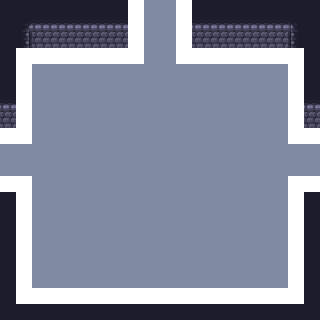

Tiled map render using the project's own tile images. Description and the whole map definition, tile-layer contents included, below:
An orthogonal 20x20 tile map with 16x16 px tiles, 5 tile layers (Floor, Walls, Overlay, Objects, ...), 2 tilesets.

<map version="1.10" tiledversion="1.11.2" orientation="orthogonal" renderorder="right-down" width="20" height="20" tilewidth="16" tileheight="16" infinite="0" nextlayerid="6" nextobjectid="1">
 <editorsettings>
  <export target="../../Dungeon-Bullet-Hell/Assets/Maps/Rooms/3_Room_NEW_01.csv" format="csv" />
 </editorsettings>
 <tileset firstgid="1" source="../WallsFloor.tsx" />
 <tileset firstgid="300" source="../Collisions.tsx" />
 <layer id="1" name="Floor" width="20" height="20">
  <data encoding="csv">
80,80,80,80,80,80,80,80,80,80,80,80,80,80,80,80,80,80,80,80,
80,80,80,80,80,80,80,80,80,80,80,80,80,80,80,80,80,80,80,80,
80,80,80,80,80,80,80,80,80,80,80,80,80,80,80,80,80,80,80,80,
80,80,80,80,80,80,80,80,80,80,80,80,80,80,80,80,80,80,80,80,
80,80,80,80,80,80,80,80,80,80,80,80,80,80,80,80,80,80,80,80,
80,80,80,80,80,80,80,80,80,80,80,80,80,80,80,80,80,80,80,80,
80,80,80,80,80,80,80,80,80,80,80,80,80,80,80,80,80,80,80,80,
80,80,80,80,80,80,80,80,80,80,80,80,80,80,80,80,80,80,80,80,
80,80,80,80,80,80,80,80,80,80,80,80,80,80,80,80,80,80,80,80,
80,80,80,80,80,80,80,80,80,80,80,80,80,80,80,80,80,80,80,80,
80,80,80,80,80,80,80,80,80,80,80,80,80,80,80,80,80,80,80,80,
80,80,80,80,80,80,80,80,80,80,80,80,80,80,80,80,80,80,80,80,
80,80,80,80,80,80,80,80,80,80,80,80,80,80,80,80,80,80,80,80,
80,80,80,80,80,80,80,80,80,80,80,80,80,80,80,80,80,80,80,80,
80,80,80,80,80,80,80,80,80,80,80,80,80,80,80,80,80,80,80,80,
80,80,80,80,80,80,80,80,80,80,80,80,80,80,80,80,80,80,80,80,
80,80,80,80,80,80,80,80,80,80,80,80,80,80,80,80,80,80,80,80,
80,80,80,80,80,80,80,80,80,80,80,80,80,80,80,80,80,80,80,80,
80,80,80,80,80,80,80,80,80,80,80,80,80,80,80,80,80,80,80,80,
80,80,80,80,80,80,80,80,80,80,80,80,80,80,80,80,80,80,80,80
</data>
 </layer>
 <layer id="2" name="Walls" width="20" height="20">
  <data encoding="csv">
15,15,15,15,15,15,15,15,16,0,0,14,15,15,15,15,15,15,15,15,
15,4,28,28,28,28,28,28,29,0,0,27,28,28,28,28,28,28,6,15,
15,17,41,41,41,41,41,41,42,0,0,40,41,41,41,41,41,41,19,15,
15,30,54,54,54,54,54,54,55,0,0,53,54,54,54,54,54,54,32,15,
15,16,0,0,0,0,0,0,0,0,0,0,0,0,0,0,0,0,14,15,
15,16,0,0,0,0,0,0,0,0,0,0,0,0,0,0,0,0,14,15,
28,29,0,0,0,0,0,0,0,0,0,0,0,0,0,0,0,0,27,28,
41,42,0,0,0,0,0,0,0,0,0,0,0,0,0,0,0,0,40,41,
54,55,0,0,0,0,0,0,0,0,0,0,0,0,0,0,0,0,53,54,
0,0,0,0,0,0,0,0,0,0,0,0,0,0,0,0,0,0,0,0,
0,0,0,0,0,0,0,0,0,0,0,0,0,0,0,0,0,0,0,0,
2,3,0,0,0,0,0,0,0,0,0,0,0,0,0,0,0,0,1,2,
15,16,0,0,0,0,0,0,0,0,0,0,0,0,0,0,0,0,14,15,
15,16,0,0,0,0,0,0,0,0,0,0,0,0,0,0,0,0,14,15,
15,16,0,0,0,0,0,0,0,0,0,0,0,0,0,0,0,0,14,15,
15,16,0,0,0,0,0,0,0,0,0,0,0,0,0,0,0,0,14,15,
15,16,0,0,0,0,0,0,0,0,0,0,0,0,0,0,0,0,14,15,
15,16,0,0,0,0,0,0,0,0,0,0,0,0,0,0,0,0,14,15,
15,43,2,2,2,2,2,2,2,2,2,2,2,2,2,2,2,2,45,15,
15,15,15,15,15,15,15,15,15,15,15,15,15,15,15,15,15,15,15,15
</data>
 </layer>
 <layer id="3" name="Overlay" width="20" height="20">
  <data encoding="csv">
0,0,0,0,0,0,0,0,0,0,0,0,0,0,0,0,0,0,0,0,
0,0,0,0,0,0,0,0,0,0,0,0,0,0,0,0,0,0,0,0,
0,0,0,0,0,0,0,0,0,0,0,0,0,0,0,0,0,0,0,0,
0,0,0,0,0,0,0,0,0,0,0,0,0,0,0,0,0,0,0,0,
0,0,0,0,0,0,0,0,0,0,0,0,0,0,0,0,0,0,0,0,
0,0,0,0,0,0,0,0,0,0,0,0,0,0,0,0,0,0,0,0,
0,0,0,0,0,0,0,0,0,0,0,0,0,0,0,0,0,0,0,0,
0,0,0,0,0,0,0,0,0,0,0,0,0,0,0,0,0,0,0,0,
0,0,0,0,0,0,0,0,0,0,0,0,0,0,0,0,0,0,0,0,
0,0,0,0,0,0,0,0,0,0,0,0,0,0,0,0,0,0,0,0,
0,0,0,0,0,0,0,0,0,0,0,0,0,0,0,0,0,0,0,0,
0,0,0,0,0,0,0,0,0,0,0,0,0,0,0,0,0,0,0,0,
0,0,0,0,0,0,0,0,0,0,0,0,0,0,0,0,0,0,0,0,
0,0,0,0,0,0,0,0,0,0,0,0,0,0,0,0,0,0,0,0,
0,0,0,0,0,0,0,0,0,0,0,0,0,0,0,0,0,0,0,0,
0,0,0,0,0,0,0,0,0,0,0,0,0,0,0,0,0,0,0,0,
0,0,0,0,0,0,0,0,0,0,0,0,0,0,0,0,0,0,0,0,
0,0,0,0,0,0,0,0,0,0,0,0,0,0,0,0,0,0,0,0,
0,0,0,0,0,0,0,0,0,0,0,0,0,0,0,0,0,0,0,0,
0,0,0,0,0,0,0,0,0,0,0,0,0,0,0,0,0,0,0,0
</data>
 </layer>
 <layer id="4" name="Objects" width="20" height="20">
  <data encoding="csv">
0,0,0,0,0,0,0,0,0,0,0,0,0,0,0,0,0,0,0,0,
0,0,0,0,0,0,0,0,0,0,0,0,0,0,0,0,0,0,0,0,
0,0,0,0,0,0,0,0,0,0,0,0,0,0,0,0,0,0,0,0,
0,0,0,0,0,0,0,0,0,0,0,0,0,0,0,0,0,0,0,0,
0,0,0,0,0,0,0,0,0,0,0,0,0,0,0,0,0,0,0,0,
0,0,0,0,0,0,0,0,0,0,0,0,0,0,0,0,0,0,0,0,
0,0,0,0,0,0,0,0,0,0,0,0,0,0,0,0,0,0,0,0,
0,0,0,0,0,0,0,0,0,0,0,0,0,0,0,0,0,0,0,0,
0,0,0,0,0,0,0,0,0,0,0,0,0,0,0,0,0,0,0,0,
0,0,0,0,0,0,0,0,0,0,0,0,0,0,0,0,0,0,0,0,
0,0,0,0,0,0,0,0,0,0,0,0,0,0,0,0,0,0,0,0,
0,0,0,0,0,0,0,0,0,0,0,0,0,0,0,0,0,0,0,0,
0,0,0,0,0,0,0,0,0,0,0,0,0,0,0,0,0,0,0,0,
0,0,0,0,0,0,0,0,0,0,0,0,0,0,0,0,0,0,0,0,
0,0,0,0,0,0,0,0,0,0,0,0,0,0,0,0,0,0,0,0,
0,0,0,0,0,0,0,0,0,0,0,0,0,0,0,0,0,0,0,0,
0,0,0,0,0,0,0,0,0,0,0,0,0,0,0,0,0,0,0,0,
0,0,0,0,0,0,0,0,0,0,0,0,0,0,0,0,0,0,0,0,
0,0,0,0,0,0,0,0,0,0,0,0,0,0,0,0,0,0,0,0,
0,0,0,0,0,0,0,0,0,0,0,0,0,0,0,0,0,0,0,0
</data>
 </layer>
 <layer id="5" name="Colls" width="20" height="20">
  <data encoding="csv">
0,0,0,0,0,0,0,0,300,0,0,300,0,0,0,0,0,0,0,0,
0,0,0,0,0,0,0,0,300,0,0,300,0,0,0,0,0,0,0,0,
0,0,0,0,0,0,0,0,300,0,0,300,0,0,0,0,0,0,0,0,
0,300,300,300,300,300,300,300,300,0,0,300,300,300,300,300,300,300,300,0,
0,300,0,0,0,0,0,0,0,0,0,0,0,0,0,0,0,0,300,0,
0,300,0,0,0,0,0,0,0,0,0,0,0,0,0,0,0,0,300,0,
0,300,0,0,0,0,0,0,0,0,0,0,0,0,0,0,0,0,300,0,
0,300,0,0,0,0,0,0,0,0,0,0,0,0,0,0,0,0,300,0,
300,300,0,0,0,0,0,0,0,0,0,0,0,0,0,0,0,0,300,300,
0,0,0,0,0,0,0,0,0,0,0,0,0,0,0,0,0,0,0,0,
0,0,0,0,0,0,0,0,0,0,0,0,0,0,0,0,0,0,0,0,
300,300,0,0,0,0,0,0,0,0,0,0,0,0,0,0,0,0,300,300,
0,300,0,0,0,0,0,0,0,0,0,0,0,0,0,0,0,0,300,0,
0,300,0,0,0,0,0,0,0,0,0,0,0,0,0,0,0,0,300,0,
0,300,0,0,0,0,0,0,0,0,0,0,0,0,0,0,0,0,300,0,
0,300,0,0,0,0,0,0,0,0,0,0,0,0,0,0,0,0,300,0,
0,300,0,0,0,0,0,0,0,0,0,0,0,0,0,0,0,0,300,0,
0,300,0,0,0,0,0,0,0,0,0,0,0,0,0,0,0,0,300,0,
0,300,300,300,300,300,300,300,300,300,300,300,300,300,300,300,300,300,300,0,
0,0,0,0,0,0,0,0,0,0,0,0,0,0,0,0,0,0,0,0
</data>
 </layer>
</map>
